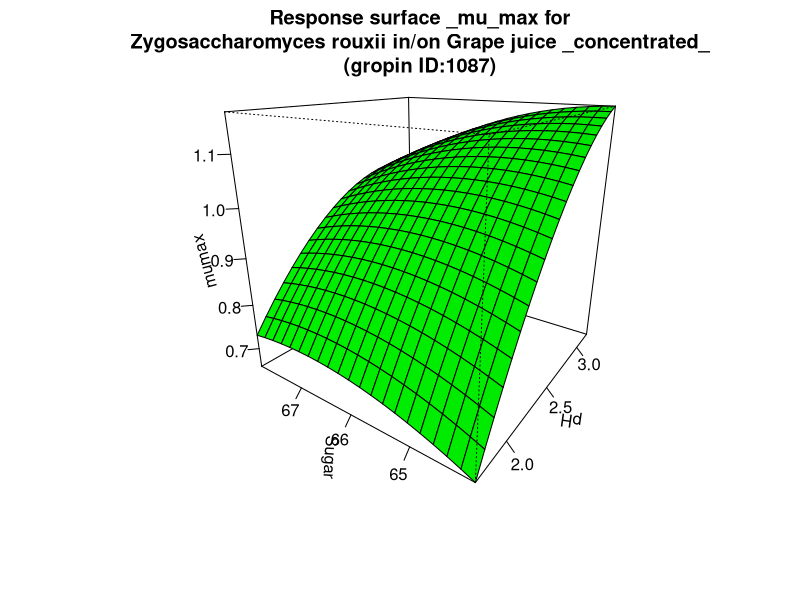

Reproduce this figure in R.
#############################
# start of Parameter script
#############################
pH <- seq(1.7017,3.1968031968032,length.out=21)
Sugar <- seq(64.064,67.9320679320679,length.out=21)
#############################
# end of Parameter script
#############################
############################# 
# start of Model script Gropin ID 1087 
#############################
 
# constant coefficients for this model
 
variables <- data.frame(pH,Sugar)
argumentsPar <- unique.data.frame(expand.grid(variables))
 
# heart of the model
response_surface <- function(pH,Sugar) {
   mumax <-(-50.035+1.409*Sugar-0.010*(Sugar^2)+3.765*pH-0.162*(pH^2)-0.041*Sugar*pH)

	return(mumax=mumax)
} 

# output parameters
responseSurface <- cbind(argumentsPar,response_surface(argumentsPar['pH'],argumentsPar['Sugar']))
colnames(responseSurface) <- c(colnames(argumentsPar),'mumax')
#############################
# End of Model script
#############################
############################# 
# start of Visualisation script Gropin ID 1087 
#############################
titleText <-'Response surface _mu_max for
Zygosaccharomyces rouxii in/on Grape juice _concentrated_
(gropin ID:1087)'
persp(pH,Sugar,matrix(unlist(responseSurface$'mumax'),nrow=21),col = 'green',xlab='pH',ylab='Sugar',zlab='mumax',main=titleText,theta=305,phi=20,shade=0.25,ticktype = 'detailed')
#############################
# End of Visualisation script
#############################
